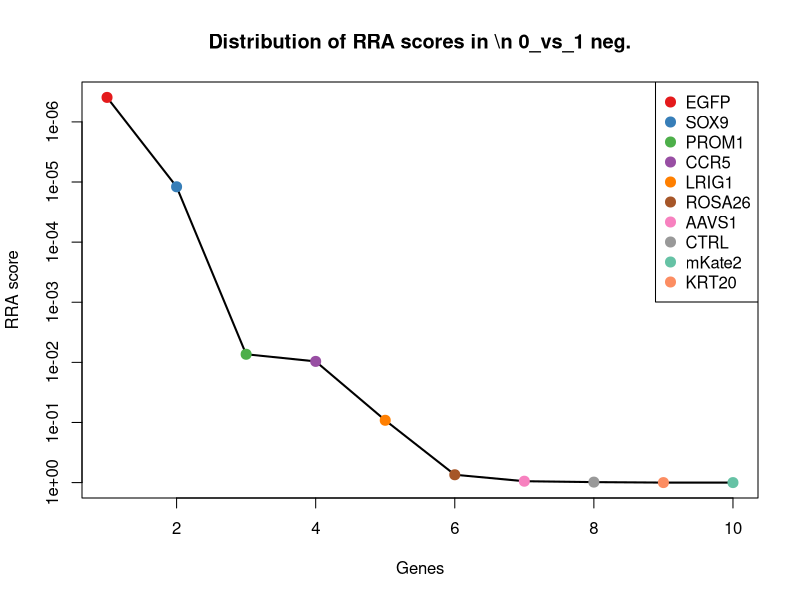
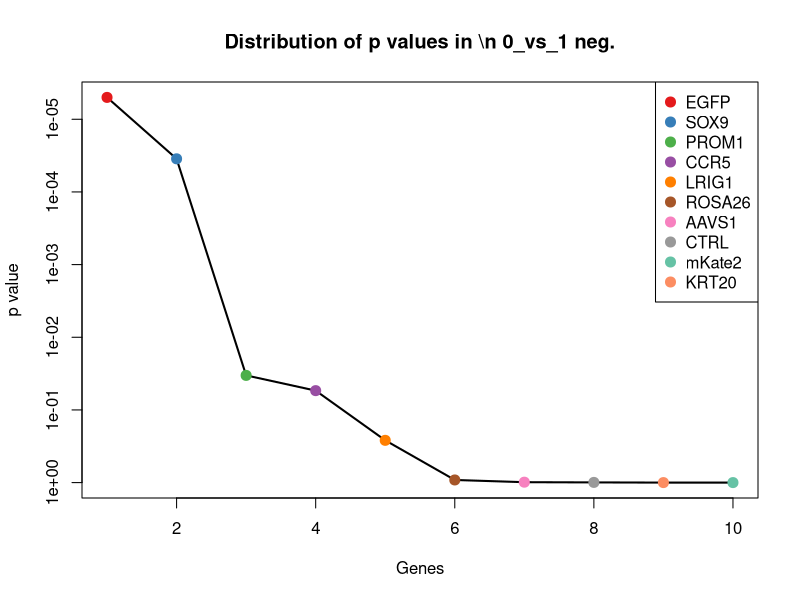
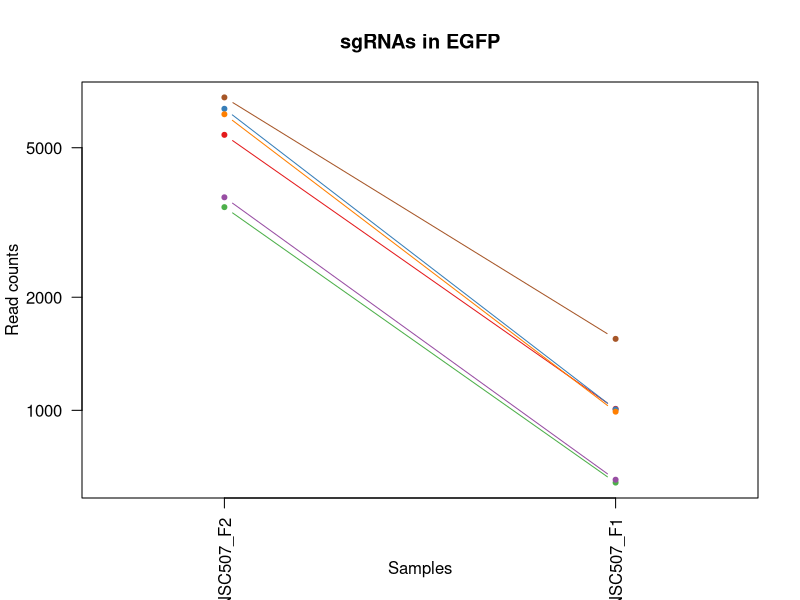
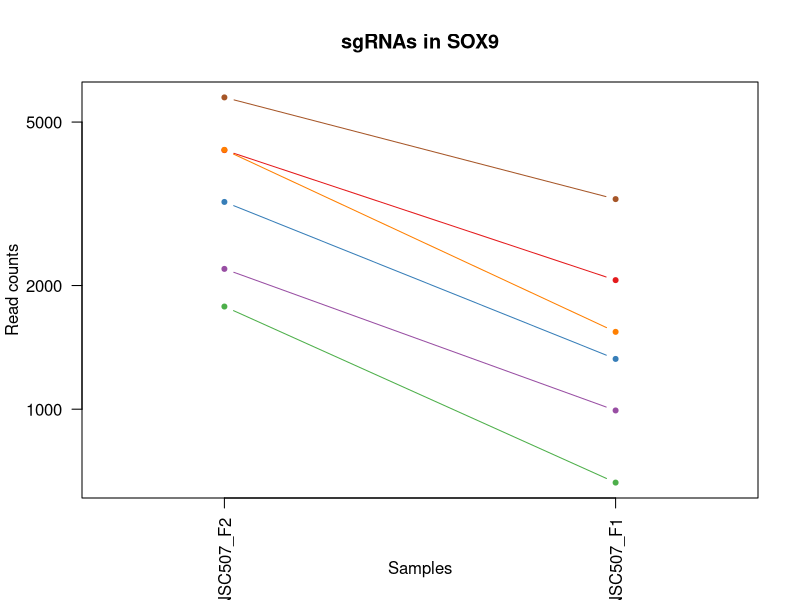
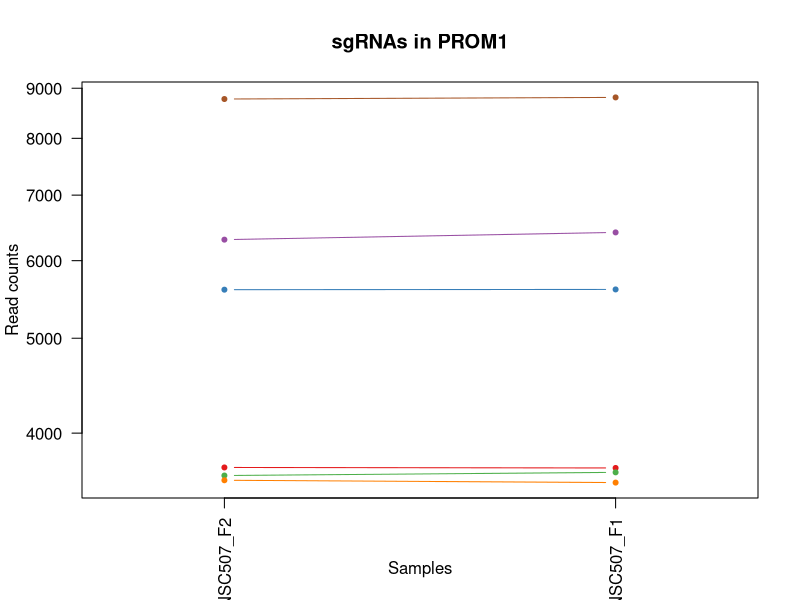
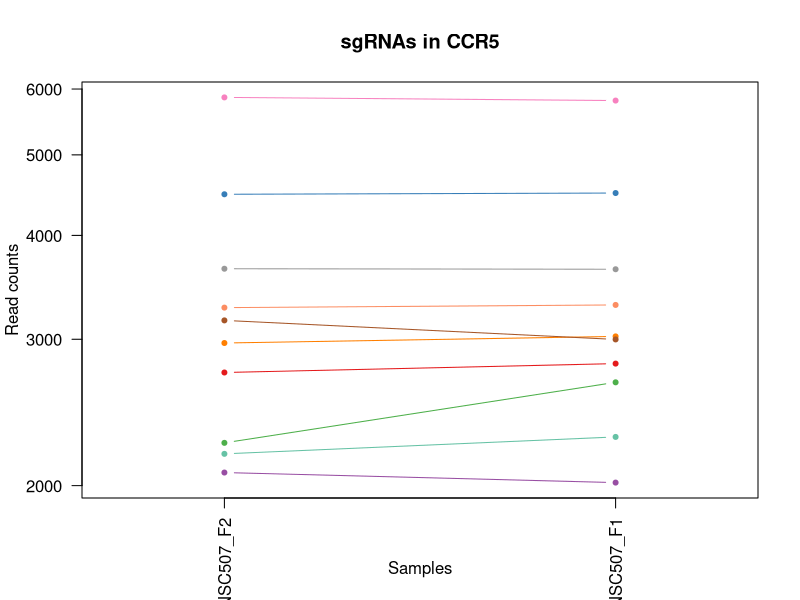
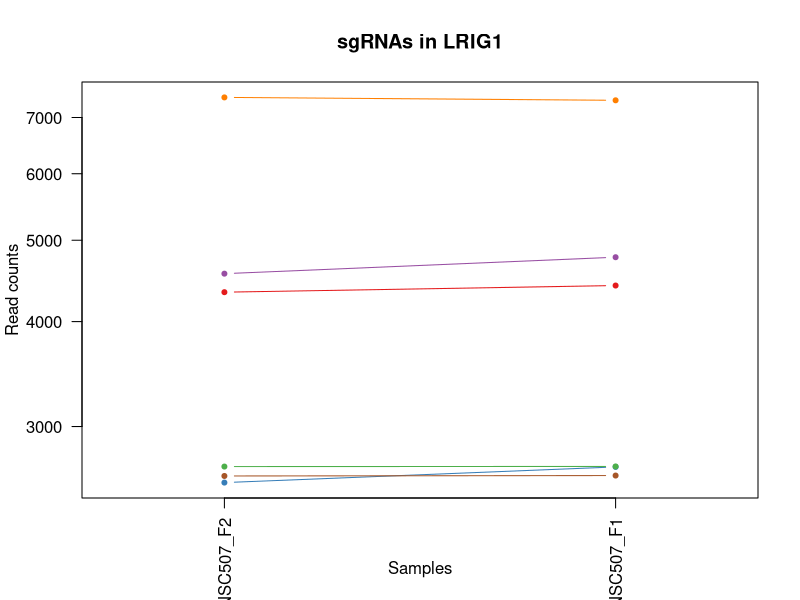
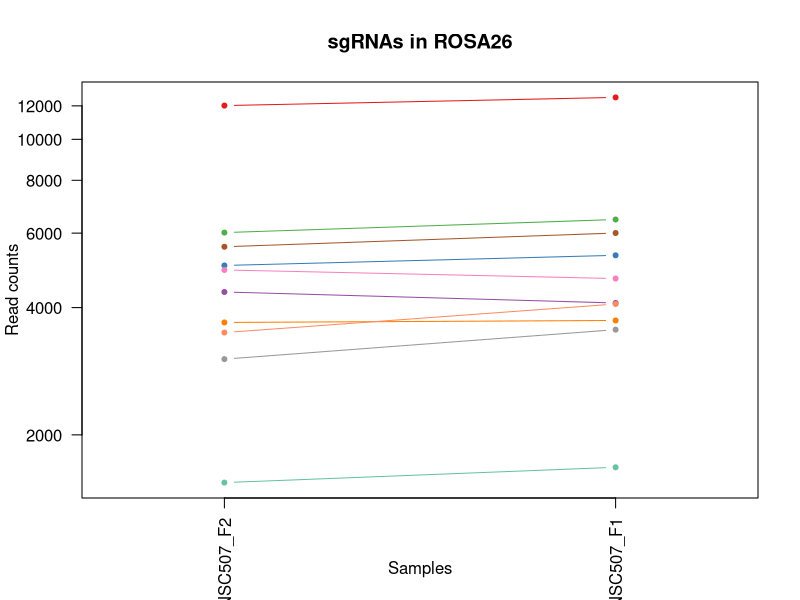

Generate these figures, in order, with R: (Note: this script raises an error after producing the figures.)
pdf(file='S7A_c1_t0.pdf',width=4.5,height=4.5);
gstable=read.table('S7A_c1_t0.gene_summary.txt',header=T)
# 
#
# parameters
# Do not modify the variables beginning with "__"

# gstablename='__GENE_SUMMARY_FILE__'
startindex=3
# outputfile='__OUTPUT_FILE__'
targetgenelist=c("EGFP","SOX9","PROM1","CCR5","LRIG1","ROSA26","AAVS1","CTRL","mKate2","KRT20")
# samplelabel=sub('.\\w+.\\w+$','',colnames(gstable)[startindex]);
samplelabel='0_vs_1 neg.'


# You need to write some codes in front of this code:
# gstable=read.table(gstablename,header=T)
# pdf(file=outputfile,width=6,height=6)


# set up color using RColorBrewer
#library(RColorBrewer)
#colors <- brewer.pal(length(targetgenelist), "Set1")

colors=c( "#E41A1C", "#377EB8", "#4DAF4A", "#984EA3", "#FF7F00",  "#A65628", "#F781BF",
          "#999999", "#66C2A5", "#FC8D62", "#8DA0CB", "#E78AC3", "#A6D854", "#FFD92F", "#E5C494", "#B3B3B3", 
          "#8DD3C7", "#FFFFB3", "#BEBADA", "#FB8072", "#80B1D3", "#FDB462", "#B3DE69", "#FCCDE5",
          "#D9D9D9", "#BC80BD", "#CCEBC5", "#FFED6F")

######
# function definition

plotrankedvalues<-function(val, tglist, ...){
  
  plot(val,log='y',ylim=c(max(val),min(val)),type='l',lwd=2, ...)
  if(length(tglist)>0){
    for(i in 1:length(tglist)){
      targetgene=tglist[i];
      tx=which(names(val)==targetgene);ty=val[targetgene];
      points(tx,ty,col=colors[(i %% length(colors)) ],cex=2,pch=20)
      # text(tx+50,ty,targetgene,col=colors[i])
    }
    legend('topright',tglist,pch=20,pt.cex = 2,cex=1,col=colors)
  }
}



plotrandvalues<-function(val,targetgenelist, ...){
  # choose the one with the best distance distribution
  
  mindiffvalue=0;
  randval=val;
  for(i in 1:20){
    randval0=sample(val)
    vindex=sort(which(names(randval0) %in% targetgenelist))
    if(max(vindex)>0.9*length(val)){
      # print('pass...')
      next;
    }
    mindiffind=min(diff(vindex));
    if (mindiffind > mindiffvalue){
      mindiffvalue=mindiffind;
      randval=randval0;
      # print(paste('Diff: ',mindiffvalue))
    }
  }
  plot(randval,log='y',ylim=c(max(randval),min(randval)),pch=20,col='grey', ...)
  
  if(length(targetgenelist)>0){
    for(i in 1:length(targetgenelist)){
      targetgene=targetgenelist[i];
      tx=which(names(randval)==targetgene);ty=randval[targetgene];
      points(tx,ty,col=colors[(i %% length(colors)) ],cex=2,pch=20)
      text(tx+50,ty,targetgene,col=colors[i])
    }
  }
  
}




# set.seed(1235)



pvec=gstable[,startindex]
names(pvec)=gstable[,'id']
pvec=sort(pvec);

plotrankedvalues(pvec,targetgenelist,xlab='Genes',ylab='RRA score',main=paste('Distribution of RRA scores in \\n',samplelabel))

# plotrandvalues(pvec,targetgenelist,xlab='Genes',ylab='RRA score',main=paste('Distribution of RRA scores in \\n',samplelabel))


pvec=gstable[,startindex+1]
names(pvec)=gstable[,'id']
pvec=sort(pvec);

plotrankedvalues(pvec,targetgenelist,xlab='Genes',ylab='p value',main=paste('Distribution of p values in \\n',samplelabel))

# plotrandvalues(pvec,targetgenelist,xlab='Genes',ylab='p value',main=paste('Distribution of p values in \\n',samplelabel))



# you need to write after this code:
# dev.off()






# parameters
# Do not modify the variables beginning with "__"
targetmat=list(c(5409.8094675164475,1007.99240831082),c(6346.703844572368,1004.5638627043206),c(3472.9092325972333,641.1380284153855),c(3688.9104978957043,652.5665137703835),c(6137.813732040925,990.849680278323),c(6805.373198045666,1548.5597656022235))
targetgene="EGFP"
collabel=c("S50_MNSC507_F2","S49_MNSC507_F1")

# set up color using RColorBrewer
#library(RColorBrewer)
#colors <- brewer.pal(length(targetgenelist), "Set1")

colors=c( "#E41A1C", "#377EB8", "#4DAF4A", "#984EA3", "#FF7F00",  "#A65628", "#F781BF",
          "#999999", "#66C2A5", "#FC8D62", "#8DA0CB", "#E78AC3", "#A6D854", "#FFD92F", "#E5C494", "#B3B3B3", 
          "#8DD3C7", "#FFFFB3", "#BEBADA", "#FB8072", "#80B1D3", "#FDB462", "#B3DE69", "#FCCDE5",
          "#D9D9D9", "#BC80BD", "#CCEBC5", "#FFED6F")


## code

targetmatvec=unlist(targetmat)+1
yrange=range(targetmatvec[targetmatvec>0]);
# yrange[1]=1; # set the minimum value to 1
for(i in 1:length(targetmat)){
  vali=targetmat[[i]]+1;
  if(i==1){
    plot(1:length(vali),vali,type='b',las=1,pch=20,main=paste('sgRNAs in',targetgene),ylab='Read counts',xlab='Samples',xlim=c(0.7,length(vali)+0.3),ylim = yrange,col=colors[(i %% length(colors))],xaxt='n',log='y')
    axis(1,at=1:length(vali),labels=(collabel),las=2)
    # lines(0:100,rep(1,101),col='black');
  }else{
    lines(1:length(vali),vali,type='b',pch=20,col=colors[(i %% length(colors))])
  }
}




# parameters
# Do not modify the variables beginning with "__"
targetmat=list(c(4271.136130696111,2060.555909506132),c(3194.685380587268,1324.5614526442635),c(1776.8992976610875,661.7093020543819),c(2194.6795227239745,991.9925288138229),c(4278.247283463139,1541.7026743892247),c(5740.478071183244,3245.6898408194206))
targetgene="SOX9"
collabel=c("S50_MNSC507_F2","S49_MNSC507_F1")

# set up color using RColorBrewer
#library(RColorBrewer)
#colors <- brewer.pal(length(targetgenelist), "Set1")

colors=c( "#E41A1C", "#377EB8", "#4DAF4A", "#984EA3", "#FF7F00",  "#A65628", "#F781BF",
          "#999999", "#66C2A5", "#FC8D62", "#8DA0CB", "#E78AC3", "#A6D854", "#FFD92F", "#E5C494", "#B3B3B3", 
          "#8DD3C7", "#FFFFB3", "#BEBADA", "#FB8072", "#80B1D3", "#FDB462", "#B3DE69", "#FCCDE5",
          "#D9D9D9", "#BC80BD", "#CCEBC5", "#FFED6F")


## code

targetmatvec=unlist(targetmat)+1
yrange=range(targetmatvec[targetmatvec>0]);
# yrange[1]=1; # set the minimum value to 1
for(i in 1:length(targetmat)){
  vali=targetmat[[i]]+1;
  if(i==1){
    plot(1:length(vali),vali,type='b',las=1,pch=20,main=paste('sgRNAs in',targetgene),ylab='Read counts',xlab='Samples',xlim=c(0.7,length(vali)+0.3),ylim = yrange,col=colors[(i %% length(colors))],xaxt='n',log='y')
    axis(1,at=1:length(vali),labels=(collabel),las=2)
    # lines(0:100,rep(1,101),col='black');
  }else{
    lines(1:length(vali),vali,type='b',pch=20,col=colors[(i %% length(colors))])
  }
}




# parameters
# Do not modify the variables beginning with "__"
targetmat=list(c(3688.9104978957043,3684.543678451342),c(5603.588380417957,5606.814915161999),c(3619.5767584171826,3646.829676779849),c(6303.148033874323,6411.380284153855),c(3579.576524102651,3559.9731880818645),c(8773.384726320628,8806.790814561427))
targetgene="PROM1"
collabel=c("S50_MNSC507_F2","S49_MNSC507_F1")

# set up color using RColorBrewer
#library(RColorBrewer)
#colors <- brewer.pal(length(targetgenelist), "Set1")

colors=c( "#E41A1C", "#377EB8", "#4DAF4A", "#984EA3", "#FF7F00",  "#A65628", "#F781BF",
          "#999999", "#66C2A5", "#FC8D62", "#8DA0CB", "#E78AC3", "#A6D854", "#FFD92F", "#E5C494", "#B3B3B3", 
          "#8DD3C7", "#FFFFB3", "#BEBADA", "#FB8072", "#80B1D3", "#FDB462", "#B3DE69", "#FCCDE5",
          "#D9D9D9", "#BC80BD", "#CCEBC5", "#FFED6F")


## code

targetmatvec=unlist(targetmat)+1
yrange=range(targetmatvec[targetmatvec>0]);
# yrange[1]=1; # set the minimum value to 1
for(i in 1:length(targetmat)){
  vali=targetmat[[i]]+1;
  if(i==1){
    plot(1:length(vali),vali,type='b',las=1,pch=20,main=paste('sgRNAs in',targetgene),ylab='Read counts',xlab='Samples',xlim=c(0.7,length(vali)+0.3),ylim = yrange,col=colors[(i %% length(colors))],xaxt='n',log='y')
    axis(1,at=1:length(vali),labels=(collabel),las=2)
    # lines(0:100,rep(1,101),col='black');
  }else{
    lines(1:length(vali),vali,type='b',pch=20,col=colors[(i %% length(colors))])
  }
}




# parameters
# Do not modify the variables beginning with "__"
targetmat=list(c(2735.127133018092,2803.4074575809996),c(4481.804031419311,4497.1089871916965),c(2250.679850764319,2661.694239179025),c(2072.9010315886226,2015.98481662164),c(2968.0173861382546,3022.83437639696),c(3160.0185108480073,2997.6917086159647),c(5861.367668222717,5810.241954480963),c(3646.2435812935373,3641.11543410235),c(2183.1238994775545,2287.9827680705916),c(3273.796955120453,3298.260873452411))
targetgene="CCR5"
collabel=c("S50_MNSC507_F2","S49_MNSC507_F1")

# set up color using RColorBrewer
#library(RColorBrewer)
#colors <- brewer.pal(length(targetgenelist), "Set1")

colors=c( "#E41A1C", "#377EB8", "#4DAF4A", "#984EA3", "#FF7F00",  "#A65628", "#F781BF",
          "#999999", "#66C2A5", "#FC8D62", "#8DA0CB", "#E78AC3", "#A6D854", "#FFD92F", "#E5C494", "#B3B3B3", 
          "#8DD3C7", "#FFFFB3", "#BEBADA", "#FB8072", "#80B1D3", "#FDB462", "#B3DE69", "#FCCDE5",
          "#D9D9D9", "#BC80BD", "#CCEBC5", "#FFED6F")


## code

targetmatvec=unlist(targetmat)+1
yrange=range(targetmatvec[targetmatvec>0]);
# yrange[1]=1; # set the minimum value to 1
for(i in 1:length(targetmat)){
  vali=targetmat[[i]]+1;
  if(i==1){
    plot(1:length(vali),vali,type='b',las=1,pch=20,main=paste('sgRNAs in',targetgene),ylab='Read counts',xlab='Samples',xlim=c(0.7,length(vali)+0.3),ylim = yrange,col=colors[(i %% length(colors))],xaxt='n',log='y')
    axis(1,at=1:length(vali),labels=(collabel),las=2)
    # lines(0:100,rep(1,101),col='black');
  }else{
    lines(1:length(vali),vali,type='b',pch=20,col=colors[(i %% length(colors))])
  }
}




# parameters
# Do not modify the variables beginning with "__"
targetmat=list(c(4335.136505599362,4414.823892635712),c(2571.5706193764513,2684.551209889021),c(2687.126851840654,2687.97975549552),c(4560.915605952497,4771.392635711648),c(7395.598877708979,7337.0875979086895),c(2618.682006458011,2621.694540436532))
targetgene="LRIG1"
collabel=c("S50_MNSC507_F2","S49_MNSC507_F1")

# set up color using RColorBrewer
#library(RColorBrewer)
#colors <- brewer.pal(length(targetgenelist), "Set1")

colors=c( "#E41A1C", "#377EB8", "#4DAF4A", "#984EA3", "#FF7F00",  "#A65628", "#F781BF",
          "#999999", "#66C2A5", "#FC8D62", "#8DA0CB", "#E78AC3", "#A6D854", "#FFD92F", "#E5C494", "#B3B3B3", 
          "#8DD3C7", "#FFFFB3", "#BEBADA", "#FB8072", "#80B1D3", "#FDB462", "#B3DE69", "#FCCDE5",
          "#D9D9D9", "#BC80BD", "#CCEBC5", "#FFED6F")


## code

targetmatvec=unlist(targetmat)+1
yrange=range(targetmatvec[targetmatvec>0]);
# yrange[1]=1; # set the minimum value to 1
for(i in 1:length(targetmat)){
  vali=targetmat[[i]]+1;
  if(i==1){
    plot(1:length(vali),vali,type='b',las=1,pch=20,main=paste('sgRNAs in',targetgene),ylab='Read counts',xlab='Samples',xlim=c(0.7,length(vali)+0.3),ylim = yrange,col=colors[(i %% length(colors))],xaxt='n',log='y')
    axis(1,at=1:length(vali),labels=(collabel),las=2)
    # lines(0:100,rep(1,101),col='black');
  }else{
    lines(1:length(vali),vali,type='b',pch=20,col=colors[(i %% length(colors))])
  }
}




# parameters
# Do not modify the variables beginning with "__"
targetmat=list(c(12016.070388085333,12563.333950749256),c(5030.251688576335,5316.531387145051),c(6016.924135001452,6460.522771180346),c(4353.80328161281,4100.540545373267),c(3688.021603799826,3727.971922800334),c(5569.810404774575,6003.383356980428),c(4908.473197440983,4684.536147013663),c(3020.4621377950853,3546.2590056558665),c(1541.3423622532896,1675.4159530427007),c(3490.687114514803,4077.683574663272))
targetgene="ROSA26"
collabel=c("S50_MNSC507_F2","S49_MNSC507_F1")

# set up color using RColorBrewer
#library(RColorBrewer)
#colors <- brewer.pal(length(targetgenelist), "Set1")

colors=c( "#E41A1C", "#377EB8", "#4DAF4A", "#984EA3", "#FF7F00",  "#A65628", "#F781BF",
          "#999999", "#66C2A5", "#FC8D62", "#8DA0CB", "#E78AC3", "#A6D854", "#FFD92F", "#E5C494", "#B3B3B3", 
          "#8DD3C7", "#FFFFB3", "#BEBADA", "#FB8072", "#80B1D3", "#FDB462", "#B3DE69", "#FCCDE5",
          "#D9D9D9", "#BC80BD", "#CCEBC5", "#FFED6F")


## code

targetmatvec=unlist(targetmat)+1
yrange=range(targetmatvec[targetmatvec>0]);
# yrange[1]=1; # set the minimum value to 1
for(i in 1:length(targetmat)){
  vali=targetmat[[i]]+1;
  if(i==1){
    plot(1:length(vali),vali,type='b',las=1,pch=20,main=paste('sgRNAs in',targetgene),ylab='Read counts',xlab='Samples',xlim=c(0.7,length(vali)+0.3),ylim = yrange,col=colors[(i %% length(colors))],xaxt='n',log='y')
    axis(1,at=1:length(vali),labels=(collabel),las=2)
    # lines(0:100,rep(1,101),col='black');
  }else{
    lines(1:length(vali),vali,type='b',pch=20,col=colors[(i %% length(colors))])
  }
}




# parameters
# Do not modify the variables beginning with "__"
targetmat=list(c(4719.1387550188665,5014.819373773104),c(3912.911810057082,4123.397516083263),c(3123.5738529169894,3394.260150434394),c(1906.677835659346,2081.1271831451286),c(3481.798173556018,3733.686165477833),c(1392.0081541457043,1493.7030358982333),c(2603.570806828077,2868.549824104488),c(6001.812935371518,5815.956197158462),c(1475.5641991582818,1615.9878291967113),c(1928.900188056308,2117.698336281122))
targetgene="AAVS1"
collabel=c("S50_MNSC507_F2","S49_MNSC507_F1")

# set up color using RColorBrewer
#library(RColorBrewer)
#colors <- brewer.pal(length(targetgenelist), "Set1")

colors=c( "#E41A1C", "#377EB8", "#4DAF4A", "#984EA3", "#FF7F00",  "#A65628", "#F781BF",
          "#999999", "#66C2A5", "#FC8D62", "#8DA0CB", "#E78AC3", "#A6D854", "#FFD92F", "#E5C494", "#B3B3B3", 
          "#8DD3C7", "#FFFFB3", "#BEBADA", "#FB8072", "#80B1D3", "#FDB462", "#B3DE69", "#FCCDE5",
          "#D9D9D9", "#BC80BD", "#CCEBC5", "#FFED6F")


## code

targetmatvec=unlist(targetmat)+1
yrange=range(targetmatvec[targetmatvec>0]);
# yrange[1]=1; # set the minimum value to 1
for(i in 1:length(targetmat)){
  vali=targetmat[[i]]+1;
  if(i==1){
    plot(1:length(vali),vali,type='b',las=1,pch=20,main=paste('sgRNAs in',targetgene),ylab='Read counts',xlab='Samples',xlim=c(0.7,length(vali)+0.3),ylim = yrange,col=colors[(i %% length(colors))],xaxt='n',log='y')
    axis(1,at=1:length(vali),labels=(collabel),las=2)
    # lines(0:100,rep(1,101),col='black');
  }else{
    lines(1:length(vali),vali,type='b',pch=20,col=colors[(i %% length(colors))])
  }
}




# parameters
# Do not modify the variables beginning with "__"
targetmat=list(c(3270.241378736939,3647.972525315349),c(3200.9076392584175,3578.258764649861),c(10212.50426754789,10565.634710695613),c(1712.8989227578368,1978.2708149501468),c(3614.2433938419117,3843.399624885814),c(6780.484163361069,7188.517288293717),c(4077.3572177946016,4188.539882606752),c(3713.799532580302,3841.113927814814),c(3356.464106037152,3869.685141202309),c(5600.032804034443,5964.526506773435))
targetgene="CTRL"
collabel=c("S50_MNSC507_F2","S49_MNSC507_F1")

# set up color using RColorBrewer
#library(RColorBrewer)
#colors <- brewer.pal(length(targetgenelist), "Set1")

colors=c( "#E41A1C", "#377EB8", "#4DAF4A", "#984EA3", "#FF7F00",  "#A65628", "#F781BF",
          "#999999", "#66C2A5", "#FC8D62", "#8DA0CB", "#E78AC3", "#A6D854", "#FFD92F", "#E5C494", "#B3B3B3", 
          "#8DD3C7", "#FFFFB3", "#BEBADA", "#FB8072", "#80B1D3", "#FDB462", "#B3DE69", "#FCCDE5",
          "#D9D9D9", "#BC80BD", "#CCEBC5", "#FFED6F")


## code

targetmatvec=unlist(targetmat)+1
yrange=range(targetmatvec[targetmatvec>0]);
# yrange[1]=1; # set the minimum value to 1
for(i in 1:length(targetmat)){
  vali=targetmat[[i]]+1;
  if(i==1){
    plot(1:length(vali),vali,type='b',las=1,pch=20,main=paste('sgRNAs in',targetgene),ylab='Read counts',xlab='Samples',xlim=c(0.7,length(vali)+0.3),ylim = yrange,col=colors[(i %% length(colors))],xaxt='n',log='y')
    axis(1,at=1:length(vali),labels=(collabel),las=2)
    # lines(0:100,rep(1,101),col='black');
  }else{
    lines(1:length(vali),vali,type='b',pch=20,col=colors[(i %% length(colors))])
  }
}




# parameters
# Do not modify the variables beginning with "__"
targetmat=list(c(1765.3436744146672,4595.393961244679),c(2059.5676201504452,5113.104347826087),c(2078.234396163893,5065.104709335095),c(2344.0137308315598,3623.972706069853),c(1636.4540305122873,3701.686406483839),c(3097.7959241365133,6685.663932673806))
targetgene="mKate2"
collabel=c("S50_MNSC507_F2","S49_MNSC507_F1")

# set up color using RColorBrewer
#library(RColorBrewer)
#colors <- brewer.pal(length(targetgenelist), "Set1")

colors=c( "#E41A1C", "#377EB8", "#4DAF4A", "#984EA3", "#FF7F00",  "#A65628", "#F781BF",
          "#999999", "#66C2A5", "#FC8D62", "#8DA0CB", "#E78AC3", "#A6D854", "#FFD92F", "#E5C494", "#B3B3B3", 
          "#8DD3C7", "#FFFFB3", "#BEBADA", "#FB8072", "#80B1D3", "#FDB462", "#B3DE69", "#FCCDE5",
          "#D9D9D9", "#BC80BD", "#CCEBC5", "#FFED6F")


## code

targetmatvec=unlist(targetmat)+1
yrange=range(targetmatvec[targetmatvec>0]);
# yrange[1]=1; # set the minimum value to 1
for(i in 1:length(targetmat)){
  vali=targetmat[[i]]+1;
  if(i==1){
    plot(1:length(vali),vali,type='b',las=1,pch=20,main=paste('sgRNAs in',targetgene),ylab='Read counts',xlab='Samples',xlim=c(0.7,length(vali)+0.3),ylim = yrange,col=colors[(i %% length(colors))],xaxt='n',log='y')
    axis(1,at=1:length(vali),labels=(collabel),las=2)
    # lines(0:100,rep(1,101),col='black');
  }else{
    lines(1:length(vali),vali,type='b',pch=20,col=colors[(i %% length(colors))])
  }
}




# parameters
# Do not modify the variables beginning with "__"
targetmat=list(c(2312.902437475813,4249.110854988241),c(2739.571603497485,5324.531326893549),c(1907.5667297552245,4046.8266642047774),c(1197.3403471483166,2140.555306991118),c(3867.5782111672797,8194.223999533537),c(1588.4537493348491,3239.9755981419216))
targetgene="KRT20"
collabel=c("S50_MNSC507_F2","S49_MNSC507_F1")

# set up color using RColorBrewer
#library(RColorBrewer)
#colors <- brewer.pal(length(targetgenelist), "Set1")

colors=c( "#E41A1C", "#377EB8", "#4DAF4A", "#984EA3", "#FF7F00",  "#A65628", "#F781BF",
          "#999999", "#66C2A5", "#FC8D62", "#8DA0CB", "#E78AC3", "#A6D854", "#FFD92F", "#E5C494", "#B3B3B3", 
          "#8DD3C7", "#FFFFB3", "#BEBADA", "#FB8072", "#80B1D3", "#FDB462", "#B3DE69", "#FCCDE5",
          "#D9D9D9", "#BC80BD", "#CCEBC5", "#FFED6F")


## code

targetmatvec=unlist(targetmat)+1
yrange=range(targetmatvec[targetmatvec>0]);
# yrange[1]=1; # set the minimum value to 1
for(i in 1:length(targetmat)){
  vali=targetmat[[i]]+1;
  if(i==1){
    plot(1:length(vali),vali,type='b',las=1,pch=20,main=paste('sgRNAs in',targetgene),ylab='Read counts',xlab='Samples',xlim=c(0.7,length(vali)+0.3),ylim = yrange,col=colors[(i %% length(colors))],xaxt='n',log='y')
    axis(1,at=1:length(vali),labels=(collabel),las=2)
    # lines(0:100,rep(1,101),col='black');
  }else{
    lines(1:length(vali),vali,type='b',pch=20,col=colors[(i %% length(colors))])
  }
}



# 
#
# parameters
# Do not modify the variables beginning with "__"

# gstablename='__GENE_SUMMARY_FILE__'
startindex=9
# outputfile='__OUTPUT_FILE__'
targetgenelist=c("KRT20","mKate2","ROSA26","CTRL","CCR5","AAVS1","LRIG1","PROM1","SOX9","EGFP")
# samplelabel=sub('.\\w+.\\w+$','',colnames(gstable)[startindex]);
samplelabel='0_vs_1 pos.'


# You need to write some codes in front of this code:
# gstable=read.table(gstablename,header=T)
# pdf(file=outputfile,width=6,height=6)


# set up color using RColorBrewer
#library(RColorBrewer)
#colors <- brewer.pal(length(targetgenelist), "Set1")

colors=c( "#E41A1C", "#377EB8", "#4DAF4A", "#984EA3", "#FF7F00",  "#A65628", "#F781BF",
          "#999999", "#66C2A5", "#FC8D62", "#8DA0CB", "#E78AC3", "#A6D854", "#FFD92F", "#E5C494", "#B3B3B3", 
          "#8DD3C7", "#FFFFB3", "#BEBADA", "#FB8072", "#80B1D3", "#FDB462", "#B3DE69", "#FCCDE5",
          "#D9D9D9", "#BC80BD", "#CCEBC5", "#FFED6F")

######
# function definition

plotrankedvalues<-function(val, tglist, ...){
  
  plot(val,log='y',ylim=c(max(val),min(val)),type='l',lwd=2, ...)
  if(length(tglist)>0){
    for(i in 1:length(tglist)){
      targetgene=tglist[i];
      tx=which(names(val)==targetgene);ty=val[targetgene];
      points(tx,ty,col=colors[(i %% length(colors)) ],cex=2,pch=20)
      # text(tx+50,ty,targetgene,col=colors[i])
    }
    legend('topright',tglist,pch=20,pt.cex = 2,cex=1,col=colors)
  }
}



plotrandvalues<-function(val,targetgenelist, ...){
  # choose the one with the best distance distribution
  
  mindiffvalue=0;
  randval=val;
  for(i in 1:20){
    randval0=sample(val)
    vindex=sort(which(names(randval0) %in% targetgenelist))
    if(max(vindex)>0.9*length(val)){
      # print('pass...')
      next;
    }
    mindiffind=min(diff(vindex));
    if (mindiffind > mindiffvalue){
      mindiffvalue=mindiffind;
      randval=randval0;
      # print(paste('Diff: ',mindiffvalue))
    }
  }
  plot(randval,log='y',ylim=c(max(randval),min(randval)),pch=20,col='grey', ...)
  
  if(length(targetgenelist)>0){
    for(i in 1:length(targetgenelist)){
      targetgene=targetgenelist[i];
      tx=which(names(randval)==targetgene);ty=randval[targetgene];
      points(tx,ty,col=colors[(i %% length(colors)) ],cex=2,pch=20)
      text(tx+50,ty,targetgene,col=colors[i])
    }
  }
  
}




# set.seed(1235)



pvec=gstable[,startindex]
names(pvec)=gstable[,'id']
pvec=sort(pvec);

plotrankedvalues(pvec,targetgenelist,xlab='Genes',ylab='RRA score',main=paste('Distribution of RRA scores in \\n',samplelabel))

# plotrandvalues(pvec,targetgenelist,xlab='Genes',ylab='RRA score',main=paste('Distribution of RRA scores in \\n',samplelabel))


pvec=gstable[,startindex+1]
names(pvec)=gstable[,'id']
pvec=sort(pvec);

plotrankedvalues(pvec,targetgenelist,xlab='Genes',ylab='p value',main=paste('Distribution of p values in \\n',samplelabel))

# plotrandvalues(pvec,targetgenelist,xlab='Genes',ylab='p value',main=paste('Distribution of p values in \\n',samplelabel))



# you need to write after this code:
# dev.off()






# parameters
# Do not modify the variables beginning with "__"
targetmat=list(c(2312.902437475813,4249.110854988241),c(2739.571603497485,5324.531326893549),c(1907.5667297552245,4046.8266642047774),c(1197.3403471483166,2140.555306991118),c(3867.5782111672797,8194.223999533537),c(1588.4537493348491,3239.9755981419216))
targetgene="KRT20"
collabel=c("S50_MNSC507_F2","S49_MNSC507_F1")

# set up color using RColorBrewer
#library(RColorBrewer)
#colors <- brewer.pal(length(targetgenelist), "Set1")

colors=c( "#E41A1C", "#377EB8", "#4DAF4A", "#984EA3", "#FF7F00",  "#A65628", "#F781BF",
          "#999999", "#66C2A5", "#FC8D62", "#8DA0CB", "#E78AC3", "#A6D854", "#FFD92F", "#E5C494", "#B3B3B3", 
          "#8DD3C7", "#FFFFB3", "#BEBADA", "#FB8072", "#80B1D3", "#FDB462", "#B3DE69", "#FCCDE5",
          "#D9D9D9", "#BC80BD", "#CCEBC5", "#FFED6F")


## code

targetmatvec=unlist(targetmat)+1
yrange=range(targetmatvec[targetmatvec>0]);
# yrange[1]=1; # set the minimum value to 1
for(i in 1:length(targetmat)){
  vali=targetmat[[i]]+1;
  if(i==1){
    plot(1:length(vali),vali,type='b',las=1,pch=20,main=paste('sgRNAs in',targetgene),ylab='Read counts',xlab='Samples',xlim=c(0.7,length(vali)+0.3),ylim = yrange,col=colors[(i %% length(colors))],xaxt='n',log='y')
    axis(1,at=1:length(vali),labels=(collabel),las=2)
    # lines(0:100,rep(1,101),col='black');
  }else{
    lines(1:length(vali),vali,type='b',pch=20,col=colors[(i %% length(colors))])
  }
}




# parameters
# Do not modify the variables beginning with "__"
targetmat=list(c(1765.3436744146672,4595.393961244679),c(2059.5676201504452,5113.104347826087),c(2078.234396163893,5065.104709335095),c(2344.0137308315598,3623.972706069853),c(1636.4540305122873,3701.686406483839),c(3097.7959241365133,6685.663932673806))
targetgene="mKate2"
collabel=c("S50_MNSC507_F2","S49_MNSC507_F1")

# set up color using RColorBrewer
#library(RColorBrewer)
#colors <- brewer.pal(length(targetgenelist), "Set1")

colors=c( "#E41A1C", "#377EB8", "#4DAF4A", "#984EA3", "#FF7F00",  "#A65628", "#F781BF",
          "#999999", "#66C2A5", "#FC8D62", "#8DA0CB", "#E78AC3", "#A6D854", "#FFD92F", "#E5C494", "#B3B3B3", 
          "#8DD3C7", "#FFFFB3", "#BEBADA", "#FB8072", "#80B1D3", "#FDB462", "#B3DE69", "#FCCDE5",
          "#D9D9D9", "#BC80BD", "#CCEBC5", "#FFED6F")


## code

targetmatvec=unlist(targetmat)+1
yrange=range(targetmatvec[targetmatvec>0]);
# yrange[1]=1; # set the minimum value to 1
for(i in 1:length(targetmat)){
  vali=targetmat[[i]]+1;
  if(i==1){
    plot(1:length(vali),vali,type='b',las=1,pch=20,main=paste('sgRNAs in',targetgene),ylab='Read counts',xlab='Samples',xlim=c(0.7,length(vali)+0.3),ylim = yrange,col=colors[(i %% length(colors))],xaxt='n',log='y')
    axis(1,at=1:length(vali),labels=(collabel),las=2)
    # lines(0:100,rep(1,101),col='black');
  }else{
    lines(1:length(vali),vali,type='b',pch=20,col=colors[(i %% length(colors))])
  }
}




# parameters
# Do not modify the variables beginning with "__"
targetmat=list(c(12016.070388085333,12563.333950749256),c(5030.251688576335,5316.531387145051),c(6016.924135001452,6460.522771180346),c(4353.80328161281,4100.540545373267),c(3688.021603799826,3727.971922800334),c(5569.810404774575,6003.383356980428),c(4908.473197440983,4684.536147013663),c(3020.4621377950853,3546.2590056558665),c(1541.3423622532896,1675.4159530427007),c(3490.687114514803,4077.683574663272))
targetgene="ROSA26"
collabel=c("S50_MNSC507_F2","S49_MNSC507_F1")

# set up color using RColorBrewer
#library(RColorBrewer)
#colors <- brewer.pal(length(targetgenelist), "Set1")

colors=c( "#E41A1C", "#377EB8", "#4DAF4A", "#984EA3", "#FF7F00",  "#A65628", "#F781BF",
          "#999999", "#66C2A5", "#FC8D62", "#8DA0CB", "#E78AC3", "#A6D854", "#FFD92F", "#E5C494", "#B3B3B3", 
          "#8DD3C7", "#FFFFB3", "#BEBADA", "#FB8072", "#80B1D3", "#FDB462", "#B3DE69", "#FCCDE5",
          "#D9D9D9", "#BC80BD", "#CCEBC5", "#FFED6F")


## code

targetmatvec=unlist(targetmat)+1
yrange=range(targetmatvec[targetmatvec>0]);
# yrange[1]=1; # set the minimum value to 1
for(i in 1:length(targetmat)){
  vali=targetmat[[i]]+1;
  if(i==1){
    plot(1:length(vali),vali,type='b',las=1,pch=20,main=paste('sgRNAs in',targetgene),ylab='Read counts',xlab='Samples',xlim=c(0.7,length(vali)+0.3),ylim = yrange,col=colors[(i %% length(colors))],xaxt='n',log='y')
    axis(1,at=1:length(vali),labels=(collabel),las=2)
    # lines(0:100,rep(1,101),col='black');
  }else{
    lines(1:length(vali),vali,type='b',pch=20,col=colors[(i %% length(colors))])
  }
}




# parameters
# Do not modify the variables beginning with "__"
targetmat=list(c(3270.241378736939,3647.972525315349),c(3200.9076392584175,3578.258764649861),c(10212.50426754789,10565.634710695613),c(1712.8989227578368,1978.2708149501468),c(3614.2433938419117,3843.399624885814),c(6780.484163361069,7188.517288293717),c(4077.3572177946016,4188.539882606752),c(3713.799532580302,3841.113927814814),c(3356.464106037152,3869.685141202309),c(5600.032804034443,5964.526506773435))
targetgene="CTRL"
collabel=c("S50_MNSC507_F2","S49_MNSC507_F1")

# set up color using RColorBrewer
#library(RColorBrewer)
#colors <- brewer.pal(length(targetgenelist), "Set1")

colors=c( "#E41A1C", "#377EB8", "#4DAF4A", "#984EA3", "#FF7F00",  "#A65628", "#F781BF",
          "#999999", "#66C2A5", "#FC8D62", "#8DA0CB", "#E78AC3", "#A6D854", "#FFD92F", "#E5C494", "#B3B3B3", 
          "#8DD3C7", "#FFFFB3", "#BEBADA", "#FB8072", "#80B1D3", "#FDB462", "#B3DE69", "#FCCDE5",
          "#D9D9D9", "#BC80BD", "#CCEBC5", "#FFED6F")


## code

targetmatvec=unlist(targetmat)+1
yrange=range(targetmatvec[targetmatvec>0]);
# yrange[1]=1; # set the minimum value to 1
for(i in 1:length(targetmat)){
  vali=targetmat[[i]]+1;
  if(i==1){
    plot(1:length(vali),vali,type='b',las=1,pch=20,main=paste('sgRNAs in',targetgene),ylab='Read counts',xlab='Samples',xlim=c(0.7,length(vali)+0.3),ylim = yrange,col=colors[(i %% length(colors))],xaxt='n',log='y')
    axis(1,at=1:length(vali),labels=(collabel),las=2)
    # lines(0:100,rep(1,101),col='black');
  }else{
    lines(1:length(vali),vali,type='b',pch=20,col=colors[(i %% length(colors))])
  }
}




# parameters
# Do not modify the variables beginning with "__"
targetmat=list(c(2735.127133018092,2803.4074575809996),c(4481.804031419311,4497.1089871916965),c(2250.679850764319,2661.694239179025),c(2072.9010315886226,2015.98481662164),c(2968.0173861382546,3022.83437639696),c(3160.0185108480073,2997.6917086159647),c(5861.367668222717,5810.241954480963),c(3646.2435812935373,3641.11543410235),c(2183.1238994775545,2287.9827680705916),c(3273.796955120453,3298.260873452411))
targetgene="CCR5"
collabel=c("S50_MNSC507_F2","S49_MNSC507_F1")

# set up color using RColorBrewer
#library(RColorBrewer)
#colors <- brewer.pal(length(targetgenelist), "Set1")

colors=c( "#E41A1C", "#377EB8", "#4DAF4A", "#984EA3", "#FF7F00",  "#A65628", "#F781BF",
          "#999999", "#66C2A5", "#FC8D62", "#8DA0CB", "#E78AC3", "#A6D854", "#FFD92F", "#E5C494", "#B3B3B3", 
          "#8DD3C7", "#FFFFB3", "#BEBADA", "#FB8072", "#80B1D3", "#FDB462", "#B3DE69", "#FCCDE5",
          "#D9D9D9", "#BC80BD", "#CCEBC5", "#FFED6F")


## code

targetmatvec=unlist(targetmat)+1
yrange=range(targetmatvec[targetmatvec>0]);
# yrange[1]=1; # set the minimum value to 1
for(i in 1:length(targetmat)){
  vali=targetmat[[i]]+1;
  if(i==1){
    plot(1:length(vali),vali,type='b',las=1,pch=20,main=paste('sgRNAs in',targetgene),ylab='Read counts',xlab='Samples',xlim=c(0.7,length(vali)+0.3),ylim = yrange,col=colors[(i %% length(colors))],xaxt='n',log='y')
    axis(1,at=1:length(vali),labels=(collabel),las=2)
    # lines(0:100,rep(1,101),col='black');
  }else{
    lines(1:length(vali),vali,type='b',pch=20,col=colors[(i %% length(colors))])
  }
}




# parameters
# Do not modify the variables beginning with "__"
targetmat=list(c(4719.1387550188665,5014.819373773104),c(3912.911810057082,4123.397516083263),c(3123.5738529169894,3394.260150434394),c(1906.677835659346,2081.1271831451286),c(3481.798173556018,3733.686165477833),c(1392.0081541457043,1493.7030358982333),c(2603.570806828077,2868.549824104488),c(6001.812935371518,5815.956197158462),c(1475.5641991582818,1615.9878291967113),c(1928.900188056308,2117.698336281122))
targetgene="AAVS1"
collabel=c("S50_MNSC507_F2","S49_MNSC507_F1")

# set up color using RColorBrewer
#library(RColorBrewer)
#colors <- brewer.pal(length(targetgenelist), "Set1")

colors=c( "#E41A1C", "#377EB8", "#4DAF4A", "#984EA3", "#FF7F00",  "#A65628", "#F781BF",
          "#999999", "#66C2A5", "#FC8D62", "#8DA0CB", "#E78AC3", "#A6D854", "#FFD92F", "#E5C494", "#B3B3B3", 
          "#8DD3C7", "#FFFFB3", "#BEBADA", "#FB8072", "#80B1D3", "#FDB462", "#B3DE69", "#FCCDE5",
          "#D9D9D9", "#BC80BD", "#CCEBC5", "#FFED6F")


## code

targetmatvec=unlist(targetmat)+1
yrange=range(targetmatvec[targetmatvec>0]);
# yrange[1]=1; # set the minimum value to 1
for(i in 1:length(targetmat)){
  vali=targetmat[[i]]+1;
  if(i==1){
    plot(1:length(vali),vali,type='b',las=1,pch=20,main=paste('sgRNAs in',targetgene),ylab='Read counts',xlab='Samples',xlim=c(0.7,length(vali)+0.3),ylim = yrange,col=colors[(i %% length(colors))],xaxt='n',log='y')
    axis(1,at=1:length(vali),labels=(collabel),las=2)
    # lines(0:100,rep(1,101),col='black');
  }else{
    lines(1:length(vali),vali,type='b',pch=20,col=colors[(i %% length(colors))])
  }
}




# parameters
# Do not modify the variables beginning with "__"
targetmat=list(c(4335.136505599362,4414.823892635712),c(2571.5706193764513,2684.551209889021),c(2687.126851840654,2687.97975549552),c(4560.915605952497,4771.392635711648),c(7395.598877708979,7337.0875979086895),c(2618.682006458011,2621.694540436532))
targetgene="LRIG1"
collabel=c("S50_MNSC507_F2","S49_MNSC507_F1")

# set up color using RColorBrewer
#library(RColorBrewer)
#colors <- brewer.pal(length(targetgenelist), "Set1")

colors=c( "#E41A1C", "#377EB8", "#4DAF4A", "#984EA3", "#FF7F00",  "#A65628", "#F781BF",
          "#999999", "#66C2A5", "#FC8D62", "#8DA0CB", "#E78AC3", "#A6D854", "#FFD92F", "#E5C494", "#B3B3B3", 
          "#8DD3C7", "#FFFFB3", "#BEBADA", "#FB8072", "#80B1D3", "#FDB462", "#B3DE69", "#FCCDE5",
          "#D9D9D9", "#BC80BD", "#CCEBC5", "#FFED6F")


## code

targetmatvec=unlist(targetmat)+1
yrange=range(targetmatvec[targetmatvec>0]);
# yrange[1]=1; # set the minimum value to 1
for(i in 1:length(targetmat)){
  vali=targetmat[[i]]+1;
  if(i==1){
    plot(1:length(vali),vali,type='b',las=1,pch=20,main=paste('sgRNAs in',targetgene),ylab='Read counts',xlab='Samples',xlim=c(0.7,length(vali)+0.3),ylim = yrange,col=colors[(i %% length(colors))],xaxt='n',log='y')
    axis(1,at=1:length(vali),labels=(collabel),las=2)
    # lines(0:100,rep(1,101),col='black');
  }else{
    lines(1:length(vali),vali,type='b',pch=20,col=colors[(i %% length(colors))])
  }
}




# parameters
# Do not modify the variables beginning with "__"
targetmat=list(c(3688.9104978957043,3684.543678451342),c(5603.588380417957,5606.814915161999),c(3619.5767584171826,3646.829676779849),c(6303.148033874323,6411.380284153855),c(3579.576524102651,3559.9731880818645),c(8773.384726320628,8806.790814561427))
targetgene="PROM1"
collabel=c("S50_MNSC507_F2","S49_MNSC507_F1")

# set up color using RColorBrewer
#library(RColorBrewer)
#colors <- brewer.pal(length(targetgenelist), "Set1")

colors=c( "#E41A1C", "#377EB8", "#4DAF4A", "#984EA3", "#FF7F00",  "#A65628", "#F781BF",
          "#999999", "#66C2A5", "#FC8D62", "#8DA0CB", "#E78AC3", "#A6D854", "#FFD92F", "#E5C494", "#B3B3B3", 
          "#8DD3C7", "#FFFFB3", "#BEBADA", "#FB8072", "#80B1D3", "#FDB462", "#B3DE69", "#FCCDE5",
          "#D9D9D9", "#BC80BD", "#CCEBC5", "#FFED6F")


## code

targetmatvec=unlist(targetmat)+1
yrange=range(targetmatvec[targetmatvec>0]);
# yrange[1]=1; # set the minimum value to 1
for(i in 1:length(targetmat)){
  vali=targetmat[[i]]+1;
  if(i==1){
    plot(1:length(vali),vali,type='b',las=1,pch=20,main=paste('sgRNAs in',targetgene),ylab='Read counts',xlab='Samples',xlim=c(0.7,length(vali)+0.3),ylim = yrange,col=colors[(i %% length(colors))],xaxt='n',log='y')
    axis(1,at=1:length(vali),labels=(collabel),las=2)
    # lines(0:100,rep(1,101),col='black');
  }else{
    lines(1:length(vali),vali,type='b',pch=20,col=colors[(i %% length(colors))])
  }
}




# parameters
# Do not modify the variables beginning with "__"
targetmat=list(c(4271.136130696111,2060.555909506132),c(3194.685380587268,1324.5614526442635),c(1776.8992976610875,661.7093020543819),c(2194.6795227239745,991.9925288138229),c(4278.247283463139,1541.7026743892247),c(5740.478071183244,3245.6898408194206))
targetgene="SOX9"
collabel=c("S50_MNSC507_F2","S49_MNSC507_F1")

# set up color using RColorBrewer
#library(RColorBrewer)
#colors <- brewer.pal(length(targetgenelist), "Set1")

colors=c( "#E41A1C", "#377EB8", "#4DAF4A", "#984EA3", "#FF7F00",  "#A65628", "#F781BF",
          "#999999", "#66C2A5", "#FC8D62", "#8DA0CB", "#E78AC3", "#A6D854", "#FFD92F", "#E5C494", "#B3B3B3", 
          "#8DD3C7", "#FFFFB3", "#BEBADA", "#FB8072", "#80B1D3", "#FDB462", "#B3DE69", "#FCCDE5",
          "#D9D9D9", "#BC80BD", "#CCEBC5", "#FFED6F")


## code

targetmatvec=unlist(targetmat)+1
yrange=range(targetmatvec[targetmatvec>0]);
# yrange[1]=1; # set the minimum value to 1
for(i in 1:length(targetmat)){
  vali=targetmat[[i]]+1;
  if(i==1){
    plot(1:length(vali),vali,type='b',las=1,pch=20,main=paste('sgRNAs in',targetgene),ylab='Read counts',xlab='Samples',xlim=c(0.7,length(vali)+0.3),ylim = yrange,col=colors[(i %% length(colors))],xaxt='n',log='y')
    axis(1,at=1:length(vali),labels=(collabel),las=2)
    # lines(0:100,rep(1,101),col='black');
  }else{
    lines(1:length(vali),vali,type='b',pch=20,col=colors[(i %% length(colors))])
  }
}




# parameters
# Do not modify the variables beginning with "__"
targetmat=list(c(5409.8094675164475,1007.99240831082),c(6346.703844572368,1004.5638627043206),c(3472.9092325972333,641.1380284153855),c(3688.9104978957043,652.5665137703835),c(6137.813732040925,990.849680278323),c(6805.373198045666,1548.5597656022235))
targetgene="EGFP"
collabel=c("S50_MNSC507_F2","S49_MNSC507_F1")

# set up color using RColorBrewer
#library(RColorBrewer)
#colors <- brewer.pal(length(targetgenelist), "Set1")

colors=c( "#E41A1C", "#377EB8", "#4DAF4A", "#984EA3", "#FF7F00",  "#A65628", "#F781BF",
          "#999999", "#66C2A5", "#FC8D62", "#8DA0CB", "#E78AC3", "#A6D854", "#FFD92F", "#E5C494", "#B3B3B3", 
          "#8DD3C7", "#FFFFB3", "#BEBADA", "#FB8072", "#80B1D3", "#FDB462", "#B3DE69", "#FCCDE5",
          "#D9D9D9", "#BC80BD", "#CCEBC5", "#FFED6F")


## code

targetmatvec=unlist(targetmat)+1
yrange=range(targetmatvec[targetmatvec>0]);
# yrange[1]=1; # set the minimum value to 1
for(i in 1:length(targetmat)){
  vali=targetmat[[i]]+1;
  if(i==1){
    plot(1:length(vali),vali,type='b',las=1,pch=20,main=paste('sgRNAs in',targetgene),ylab='Read counts',xlab='Samples',xlim=c(0.7,length(vali)+0.3),ylim = yrange,col=colors[(i %% length(colors))],xaxt='n',log='y')
    axis(1,at=1:length(vali),labels=(collabel),las=2)
    # lines(0:100,rep(1,101),col='black');
  }else{
    lines(1:length(vali),vali,type='b',pch=20,col=colors[(i %% length(colors))])
  }
}



dev.off()
Sweave("S7A_c1_t0_summary.Rnw");
library(tools);

texi2dvi("S7A_c1_t0_summary.tex",pdf=TRUE);
